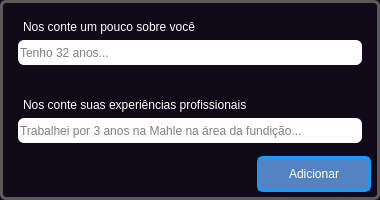
<?xml version="1.0" encoding="UTF-8"?>
<ui version="4.0">
 <class>Form</class>
 <widget class="QWidget" name="Form">
  <property name="geometry">
   <rect>
    <x>0</x>
    <y>0</y>
    <width>380</width>
    <height>200</height>
   </rect>
  </property>
  <property name="windowTitle">
   <string>Form</string>
  </property>
  <property name="styleSheet">
   <string notr="true">font: 63 9pt &quot;Inter 18pt SemiBold&quot;;
    background-color: #100917;
color: rgb(255, 255, 255);</string>
  </property>
  <layout class="QVBoxLayout" name="verticalLayout">
   <property name="leftMargin">
    <number>0</number>
   </property>
   <property name="topMargin">
    <number>0</number>
   </property>
   <property name="rightMargin">
    <number>0</number>
   </property>
   <property name="bottomMargin">
    <number>0</number>
   </property>
   <item alignment="Qt::AlignTop">
    <widget class="QWidget" name="local_cadastro" native="true">
     <property name="sizePolicy">
      <sizepolicy hsizetype="Expanding" vsizetype="Expanding">
       <horstretch>0</horstretch>
       <verstretch>0</verstretch>
      </sizepolicy>
     </property>
     <property name="minimumSize">
      <size>
       <width>0</width>
       <height>200</height>
      </size>
     </property>
     <property name="maximumSize">
      <size>
       <width>16777215</width>
       <height>16777215</height>
      </size>
     </property>
     <property name="styleSheet">
      <string notr="true">
QLabel{
	padding: 0px 2px;
	max-height:20px;
 	margin-top: 2px;
}

QLineEdit{
	color: rgb(0, 0, 0);
	background-color: rgb(255, 255, 255);
	max-height: 40px;   /* largura mínima */
	max-width: 500px;   /* largura mínima */
	min-height:25px;
    border-radius: 6px;
	border: none;
}
Line{
	background-color: rgb(255, 255, 255);
	max-height:2px;
}
#local_cadastro{
	
	
	
    border-radius: 6px;
    border: 3px solid #5a5a5a;

}</string>
     </property>
     <layout class="QVBoxLayout" name="verticalLayout_4">
      <item>
       <widget class="QWidget" name="widget" native="true">
        <layout class="QVBoxLayout" name="verticalLayout_2">
         <item>
          <widget class="QLabel" name="lbl_nome">
           <property name="maximumSize">
            <size>
             <width>200</width>
             <height>22</height>
            </size>
           </property>
           <property name="styleSheet">
            <string notr="true"/>
           </property>
           <property name="text">
            <string>Nos conte um pouco sobre você</string>
           </property>
          </widget>
         </item>
         <item>
          <widget class="QLineEdit" name="lineEdit_sobremim">
           <property name="minimumSize">
            <size>
             <width>0</width>
             <height>25</height>
            </size>
           </property>
           <property name="placeholderText">
            <string>Tenho 32 anos...</string>
           </property>
          </widget>
         </item>
        </layout>
       </widget>
      </item>
      <item>
       <widget class="Line" name="separacao_8">
        <property name="orientation">
         <enum>Qt::Horizontal</enum>
        </property>
       </widget>
      </item>
      <item>
       <widget class="QWidget" name="widget_2" native="true">
        <layout class="QVBoxLayout" name="verticalLayout_3">
         <item>
          <widget class="QLabel" name="lbl_email">
           <property name="text">
            <string>Nos conte suas experiências profissionais</string>
           </property>
          </widget>
         </item>
         <item>
          <widget class="QLineEdit" name="lineEdit_experiencias">
           <property name="inputMask">
            <string/>
           </property>
           <property name="text">
            <string/>
           </property>
           <property name="cursorPosition">
            <number>0</number>
           </property>
           <property name="placeholderText">
            <string>Trabalhei por 3 anos na Mahle na área da fundição...</string>
           </property>
          </widget>
         </item>
        </layout>
       </widget>
      </item>
      <item alignment="Qt::AlignRight">
       <widget class="QPushButton" name="btn_confirmar_sobremim">
        <property name="sizePolicy">
         <sizepolicy hsizetype="Fixed" vsizetype="Fixed">
          <horstretch>0</horstretch>
          <verstretch>0</verstretch>
         </sizepolicy>
        </property>
        <property name="minimumSize">
         <size>
          <width>114</width>
          <height>36</height>
         </size>
        </property>
        <property name="cursor">
         <cursorShape>PointingHandCursor</cursorShape>
        </property>
        <property name="styleSheet">
         <string notr="true">font: 63 12pt &quot;Inter 18pt SemiBold&quot;;
background-color: rgb(83, 131, 195);
border: 3px solid #2196F3;
color: white;
    border-radius: 6px;</string>
        </property>
        <property name="text">
         <string>Adicionar</string>
        </property>
        <property name="iconSize">
         <size>
          <width>24</width>
          <height>24</height>
         </size>
        </property>
       </widget>
      </item>
     </layout>
    </widget>
   </item>
  </layout>
 </widget>
 <resources/>
 <connections/>
</ui>
